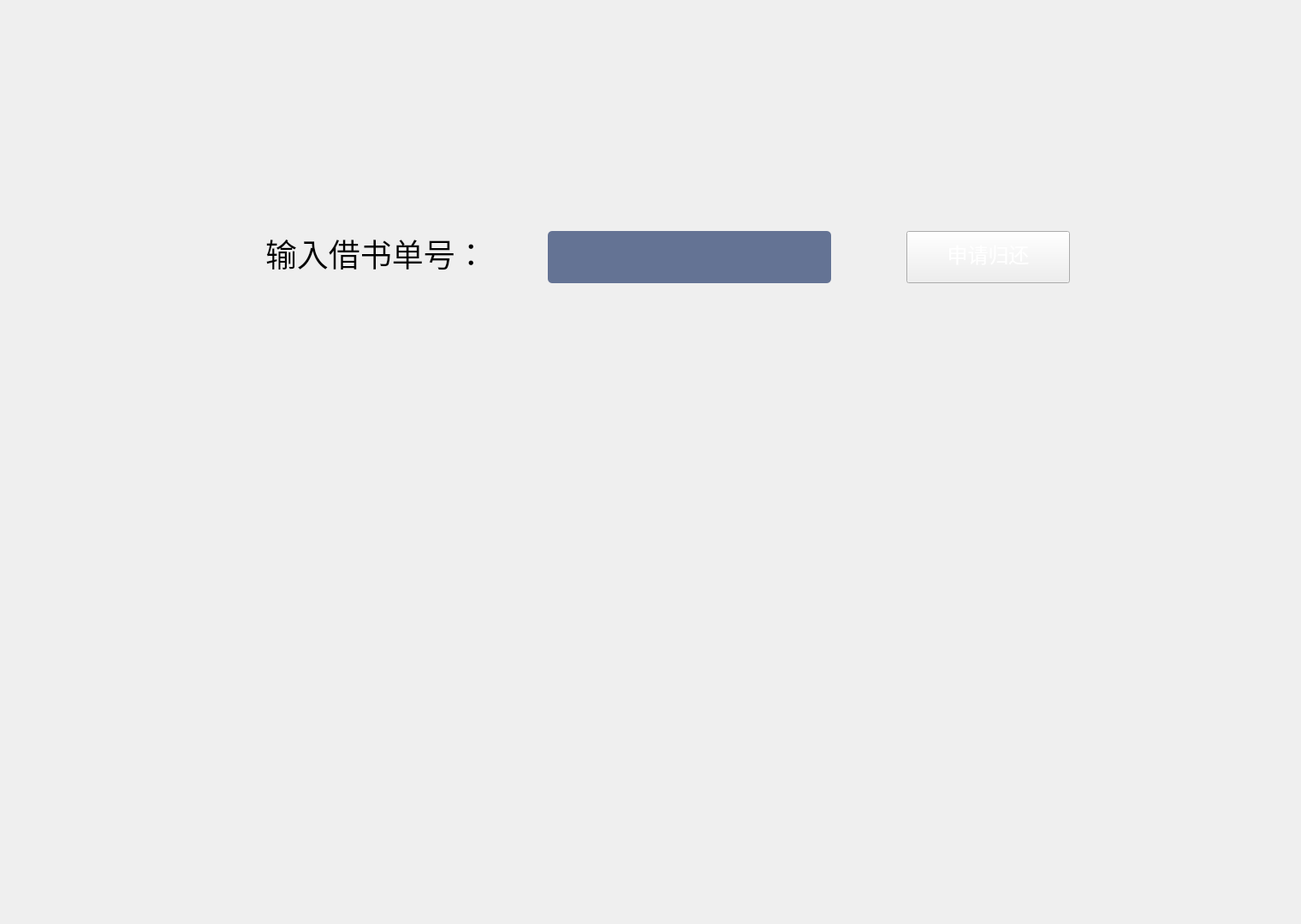
<?xml version="1.0" encoding="UTF-8"?>
<ui version="4.0">
 <class>ReturnBook</class>
 <widget class="QWidget" name="ReturnBook">
  <property name="geometry">
   <rect>
    <x>0</x>
    <y>0</y>
    <width>1520</width>
    <height>1080</height>
   </rect>
  </property>
  <property name="windowTitle">
   <string>Form</string>
  </property>
  <widget class="QPushButton" name="but_ok">
   <property name="geometry">
    <rect>
     <x>1059</x>
     <y>270</y>
     <width>191</width>
     <height>61</height>
    </rect>
   </property>
   <property name="font">
    <font>
     <family>楷体</family>
     <pointsize>18</pointsize>
     <weight>50</weight>
     <italic>false</italic>
     <bold>false</bold>
    </font>
   </property>
   <property name="styleSheet">
    <string notr="true">QPushButton{
font: 18pt &quot;楷体&quot;;
border-image: url(:/image/image/anniu.png);
	color: rgb(255, 255, 255);
    padding-top:-8px;
}
 
QPushButton:hover{
font: 18pt &quot;楷体&quot;;
border-image: url(:/image/image/anniu2.png);
color: rgb(255, 255, 255);
padding-top:-8px;
}
QPushButton:pressed{
font: 18pt &quot;楷体&quot;;
border-image: url(:/image/image/anniu2.png);
color: rgb(255, 255, 255);
padding-top:-8px;
}</string>
   </property>
   <property name="text">
    <string>申请归还</string>
   </property>
  </widget>
  <widget class="QLabel" name="label_3">
   <property name="geometry">
    <rect>
     <x>310</x>
     <y>260</y>
     <width>451</width>
     <height>71</height>
    </rect>
   </property>
   <property name="font">
    <font>
     <family>楷体</family>
     <pointsize>28</pointsize>
     <weight>50</weight>
     <italic>false</italic>
     <bold>false</bold>
    </font>
   </property>
   <property name="styleSheet">
    <string notr="true">font: 28pt &quot;楷体&quot;;</string>
   </property>
   <property name="text">
    <string>输入借书单号：</string>
   </property>
  </widget>
  <widget class="QLineEdit" name="line_bid">
   <property name="geometry">
    <rect>
     <x>640</x>
     <y>270</y>
     <width>331</width>
     <height>61</height>
    </rect>
   </property>
   <property name="minimumSize">
    <size>
     <width>331</width>
     <height>61</height>
    </size>
   </property>
   <property name="maximumSize">
    <size>
     <width>331</width>
     <height>61</height>
    </size>
   </property>
   <property name="font">
    <font>
     <family>微软雅黑 Light</family>
     <pointsize>20</pointsize>
    </font>
   </property>
   <property name="styleSheet">
    <string notr="true">border-radius:5px;
padding:2px 4px;
background-color:rgb(100, 115, 148);
color:rgb(255,255,255);</string>
   </property>
   <property name="maxLength">
    <number>16</number>
   </property>
   <property name="echoMode">
    <enum>QLineEdit::Normal</enum>
   </property>
   <property name="placeholderText">
    <string/>
   </property>
   <property name="clearButtonEnabled">
    <bool>true</bool>
   </property>
  </widget>
  <zorder>label_3</zorder>
  <zorder>line_bid</zorder>
  <zorder>but_ok</zorder>
 </widget>
 <resources/>
 <connections/>
</ui>
